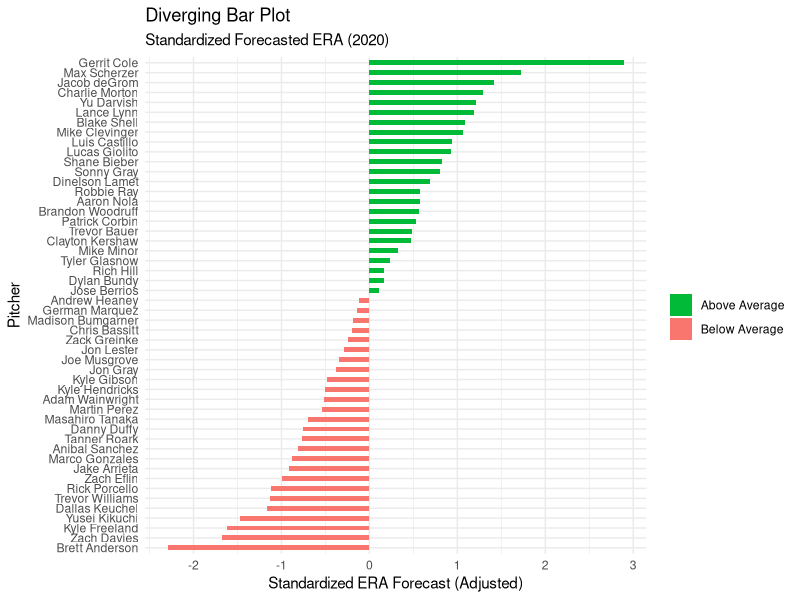
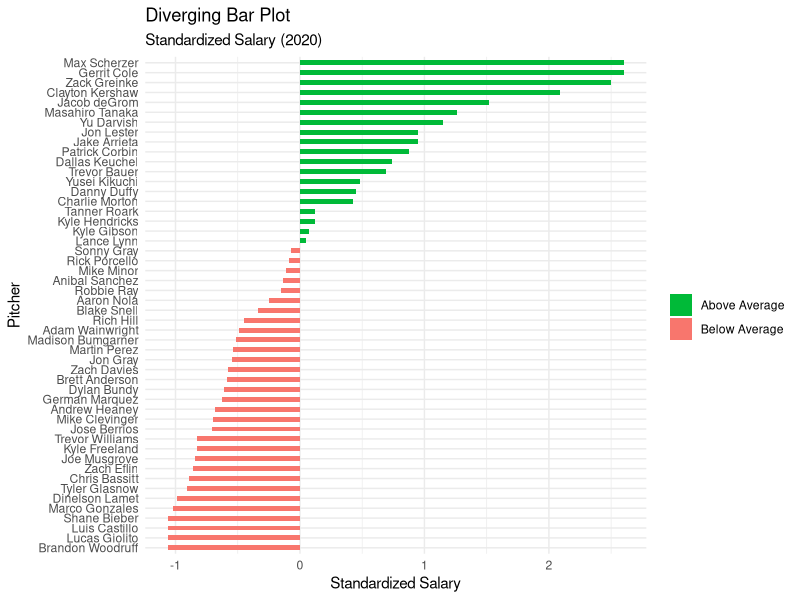
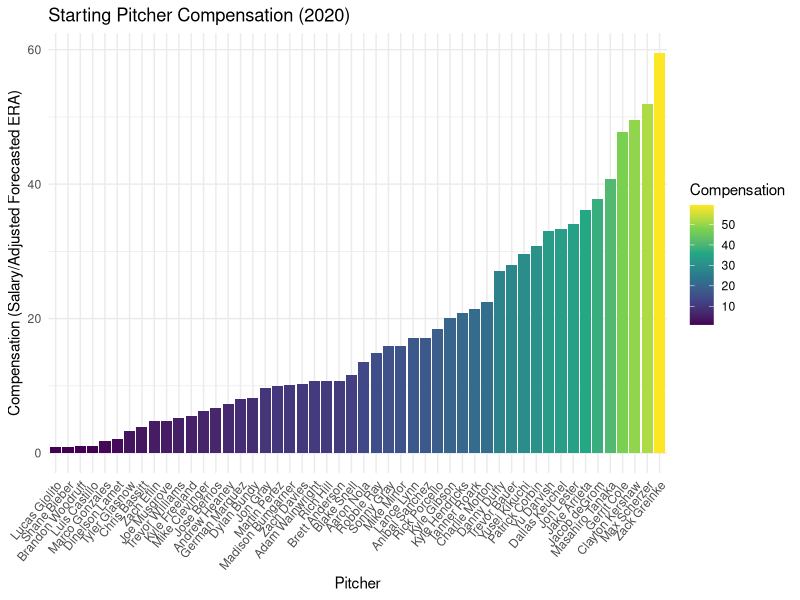

Reproduce these figures in R, in order.
## ---- chunk 1
knitr::opts_chunk$set(echo = TRUE)
library(tidyverse)
## ---- chunk 2
pitchers <- read_csv("Final Mega Summary.csv")

custom_mod <- lm(data = pitchers, 
                  ERA_t1 ~ spin_rate + G + SO + K_percent + 
                    ERA:hard_hit_percent + ERA:barrel_percent + luck_adj_ERA)
## ---- chunk 3
pitchers_2019 <- pitchers %>%
  filter(Year == 2019) %>%
  arrange(desc(salary_t1)) %>%
  head(50) %>%
  select(Pitcher, Year, W, L, G, ERA, spin_rate, SO, BB, K_percent, 
         hard_hit_percent, barrel_percent, luck_adj_ERA, ERA_t1, salary_t1)

custom_mod <- lm(data = pitchers, 
                  ERA_t1 ~ spin_rate + G + SO + K_percent + 
                    ERA:hard_hit_percent + ERA:barrel_percent + luck_adj_ERA)

custom_pred <- predict(custom_mod, pitchers_2019, type = "response")

pitchers_2019 <- cbind(pitchers_2019, custom_pred)

normalize_salary <- function(x) {
    (x - min(pitchers_2019$salary_t1)) / (max(pitchers_2019$salary_t1) - min(pitchers_2019$salary_t1))
}

normalize_ERA <- function(x) {
    (x - min(pitchers_2019$custom_pred)) / (max(pitchers_2019$custom_pred) - min(pitchers_2019$custom_pred))
  }


pitchers_2019 <- pitchers_2019 %>%
  mutate(`Standardized Forecasted Adjusted ERA` = -scale(custom_pred)) %>%
  mutate(`Standardized Salary` = scale(salary_t1)) %>%
  mutate(`Normalized Forecasted Adjusted ERA` = normalize_ERA(custom_pred)) %>%
  mutate(`Compensation` = ((salary_t1)/(10 -custom_pred))/100000)

pitchers_2019 <- pitchers_2019 %>%
  mutate(`Standardized Forecasted Adjusted ERA` = format(round(`Standardized Forecasted Adjusted ERA`, 2), nsmall = 2)) %>%
  mutate(`Standardized Salary` = format(round(`Standardized Salary`, 2), nsmall = 2))

pitchers_2019 <- pitchers_2019 %>%
  mutate(`Standardized Forecasted Adjusted ERA` = as.numeric(`Standardized Forecasted Adjusted ERA`)) %>%
  mutate(`Standardized Salary` = as.numeric(`Standardized Salary`))

pitchers_2019$ERA_type <- ifelse(pitchers_2019$`Standardized Forecasted Adjusted ERA` < 0, "below", "above")

pitchers_2019$salary_type <- ifelse(pitchers_2019$`Standardized Salary` < 0, "below", "above")
## ---- chunk 4
ggplot(pitchers_2019, aes(x = reorder(Pitcher, `Standardized Forecasted Adjusted ERA`),
                          y = `Standardized Forecasted Adjusted ERA`,
                          label = `Standardized Forecasted Adjusted ERA`)) + 
  geom_bar(stat = 'identity', aes(fill = ERA_type), width = .5)  +
  scale_fill_manual(name = " ", 
                    labels = c("Above Average", "Below Average"), 
                    values = c("above"="#00ba38", "below"="#f8766d")) + 
  labs(subtitle = "Standardized Forecasted ERA (2020)", 
       title =  "Diverging Bar Plot",
       x = "Pitcher",
       y = "Standardized ERA Forecast (Adjusted)") + 
  coord_flip() +
  theme_minimal()
## ---- chunk 5
ggplot(pitchers_2019, aes(x = reorder(Pitcher, `Standardized Salary`),
                          y = `Standardized Salary`,
                          label = `Standardized Salary`)) + 
  geom_bar(stat = 'identity', aes(fill = salary_type), width = .5)  +
  scale_fill_manual(name = " ", 
                    labels = c("Above Average", "Below Average"), 
                    values = c("above"="#00ba38", "below"="#f8766d")) + 
  labs(subtitle = "Standardized Salary (2020)", 
       title =  "Diverging Bar Plot",
       x = "Pitcher",
       y = "Standardized Salary") + 
  coord_flip() +
  theme_minimal()
## ---- chunk 6
ggplot(pitchers_2019, aes(x = reorder(Pitcher, Compensation),
                          y = Compensation,
                          label = Compensation)) + 
  geom_col(aes(fill = Compensation)) +
  scale_fill_continuous(type = "viridis") +
  scale_x_discrete(guide = guide_axis(angle = 50)) +
  labs(title =  "Starting Pitcher Compensation (2020)",
       x = "Pitcher",
       y = "Compensation (Salary/Adjusted Forecasted ERA)") + 
  theme_minimal()
